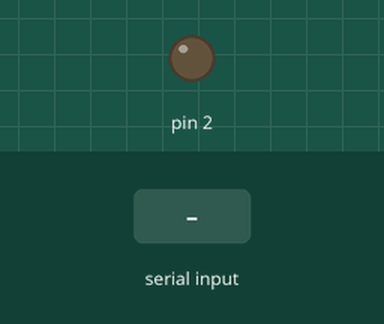
The sketch below on a simulated Arduino Uno, built with avr-gcc and run on an emulated ATmega328P. Parts: output pins drawn as LEDs (lit = HIGH). The test bench sets the inputs (shaded band).

Above: at 1.2 s.
1.3 s: "1\n" received over Serial
At 2.1 s:
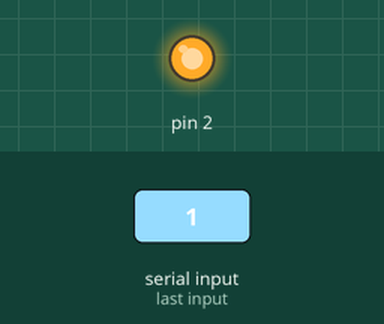
Timing chart, 0 to 4.3 s (numbered marks = the images above; inputs shaded):
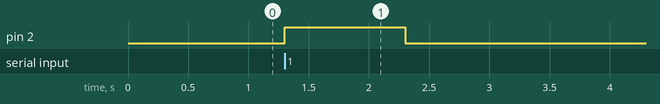

Measured:
- after the input at 1.3 s, pin 2: LOW → HIGH at once, → LOW 1.0 s later

The sketch:

sketch_may03b.ino
```cpp
void setup() {
  Serial.begin(9600);
  pinMode(2,OUTPUT);
}

void loop() {
  if(Serial.available()){
    long a=Serial.parseInt();
    if(a==1){
      digitalWrite(2,HIGH);
    }
    if(a==0){
      digitalWrite(2,LOW);
    }
  }
}
```
